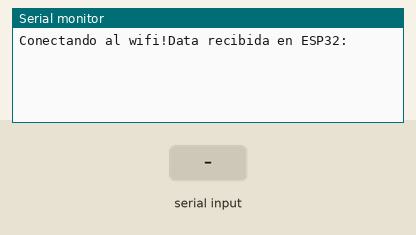
Recording of a sketch running on a simulated ESP32. On the bench: the last lines printed to the serial monitor. Inputs (shaded band) come from the test bench. WiFi joins after 1.5 s; servers stay silent unless stated; uploads are accepted with an empty reply.

Above: at 1.2 s.
1.3 s: "1" received over the second serial link
At 4.1 s:
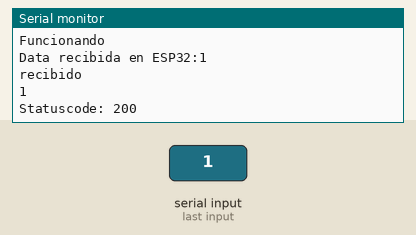
4.2 s: "0" received over the second serial link
5.7 s: "2" received over the second serial link
At 6.96 s:
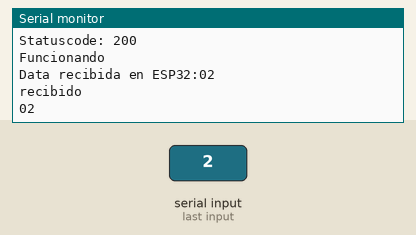

Measured:
- after the input at 1.3 s, the serial monitor: prints a new line after 2.4 s (image 1)
- after the input at 5.7 s, the serial monitor: prints a new line after 1.0 s (image 2)

The sketch:

Arqui2ESP32EstacionDesinfeccion.ino
```cpp
#include <WiFi.h>
#include <HTTPClient.h>
#include <ArduinoJson.h>
/*
David Enriquez
201602744
*/

const char* ssid = "TheSkyIsTheLimit";
const char* password = "FamEnriquez$$";
char jsonOutput [128];

/*
  Capitulo 5 de Arduino desde cero en Español
  Primer programa que envía mediante el Monitor Serial el valor de distancia
  leído por el sensor ultrasónico HC-SR04.

  Autor: bitwiseAr

*/

#define RXD2 16
#define TXD2 17

String recibido = "";

void enviar_data(){
  delay(100);

  String rex = recibido;
  if ((WiFi.status() == WL_CONNECTED)){
    HTTPClient client;

    client.begin("http://64.227.23.182:3000/infoed3");
    client.addHeader("Content-Type","application/json");

    const size_t CAPACITY = JSON_OBJECT_SIZE(2);
    StaticJsonDocument<CAPACITY> doc;

    JsonObject object = doc.to<JsonObject>();
    object["data"] = recibido;

    Serial.println("recibido");
    Serial.println(recibido);

    serializeJson(doc,jsonOutput);

    int httpCode=client.POST((String(jsonOutput)));

    if (httpCode>0){
      String payload = client.getString();
      Serial.println("\nStatuscode: "+String(httpCode));
      Serial.println(payload);
      client.end();
    }else{
      Serial.println("Error on HTTP request");
    }
  }else{
    Serial.println("Connection lost");
    WiFi.begin(ssid,password);
    Serial.print("connecting to wifi!!");
  }
}

void leer_data(){
  delay(100);
  Serial.print("Data recibida en ESP32:");
  recibido = Serial2.readString();
  Serial.println(recibido);
}


void setup()
{
  Serial.begin(115200);
  Serial2.begin(9600, SERIAL_8N1, RXD2, TXD2);// inicializacion de comunicacion serial a 9600 bps
  WiFi.begin(ssid,password);
  Serial.print("Conectando al wifi!");
}

void loop()
{
  leer_data();
    if(recibido!=NULL){
      enviar_data();
    }
    delay(1500);
  Serial.println("Funcionando");
}
```
